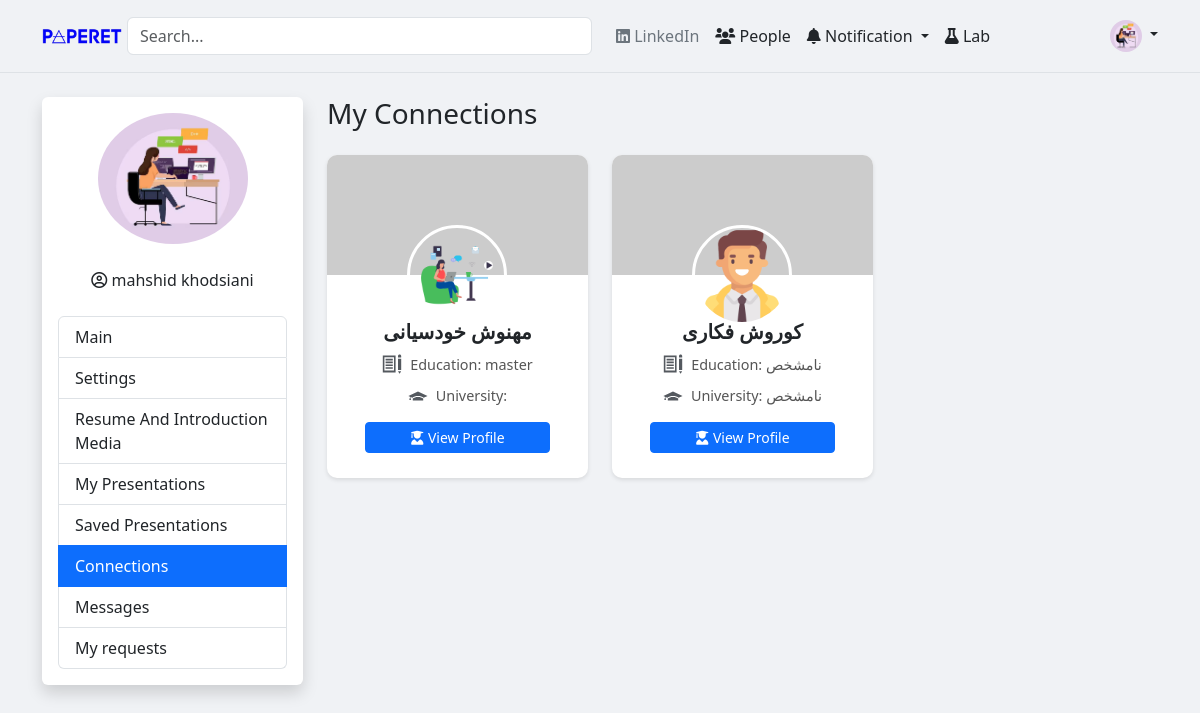
The app's page /profile/saved_peoples.php (signed in), older data.
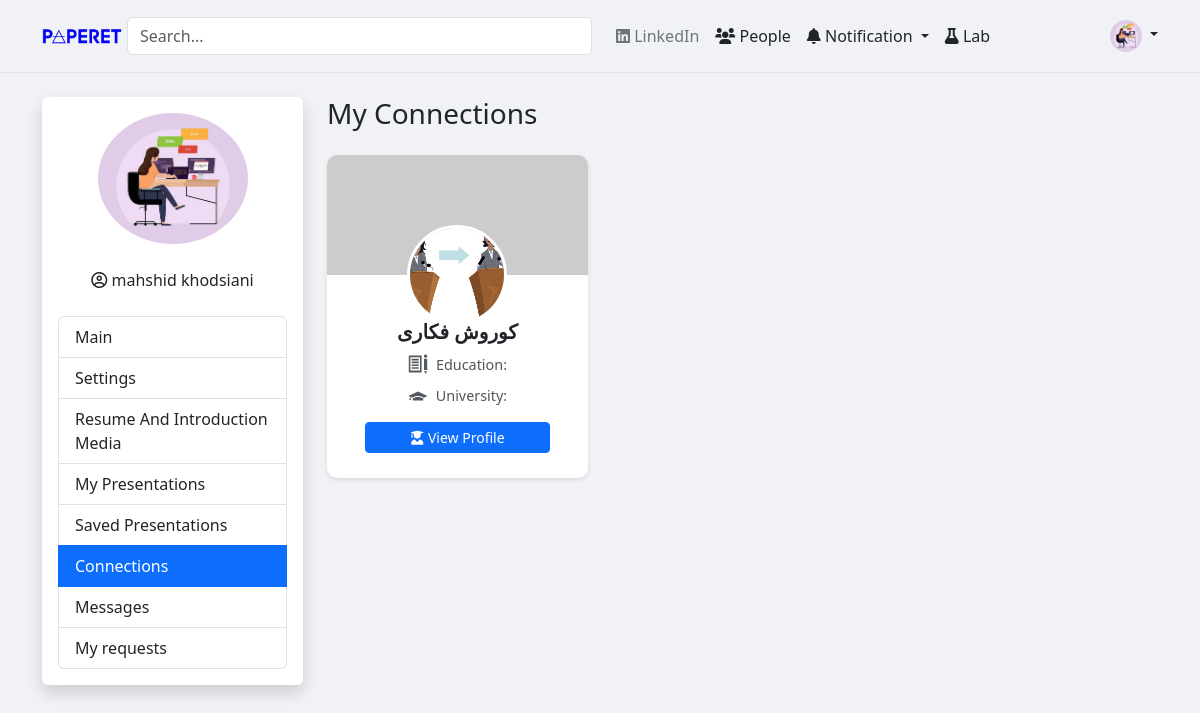
The same page, newer data.
### tables this page shows
CREATE TABLE `users` (
  `id` int(12) NOT NULL,
  `name` varchar(255) DEFAULT NULL,
  `family` varchar(255) DEFAULT NULL,
  `email` varchar(255) DEFAULT NULL,
  `password` varchar(255) DEFAULT NULL,
  `reset_code` varchar(255) DEFAULT NULL,
  `reset_code_expires_at` datetime DEFAULT NULL,
  `google_id` varchar(255) DEFAULT NULL,
  `is_google_user` tinyint(1) DEFAULT 0,
  `profile_pic` varchar(255) DEFAULT NULL,
  `university` varchar(255) DEFAULT NULL,
  `birthdate` date DEFAULT NULL,
  `education` varchar(255) DEFAULT NULL,
  `workplace` varchar(255) DEFAULT NULL,
  `meeting_info` text DEFAULT NULL,
  `linkedin_url` varchar(255) DEFAULT NULL,
  `x_url` varchar(255) DEFAULT NULL,
  `google_scholar_url` varchar(255) DEFAULT NULL,
  `github_url` varchar(255) DEFAULT NULL,
  `website_url` varchar(255) DEFAULT NULL,
  `custom_profile_link` varchar(255) DEFAULT NULL,
  `availability_status` enum('available','busy','meeting_link','google_calendar_embed') DEFAULT 'available',
  `meeting_link` varchar(255) DEFAULT NULL,
  `google_calendar` varchar(255) DEFAULT NULL,
  `resume_pdf_path` varchar(255) DEFAULT NULL,
  `intro_video_path` varchar(255) DEFAULT NULL,
  `last_resume_update` varchar(255) DEFAULT NULL,
  `biography` longtext DEFAULT NULL,
  `created_at` timestamp NOT NULL DEFAULT current_timestamp(),
  `updated_at` timestamp NOT NULL DEFAULT current_timestamp() ON UPDATE current_timestamp()
);

### profile/saved_peoples.php (the view, shortened to what the changed rows need)
<?php
include(__DIR__ . '/../config.php');
$current_user_id = null;
if (isset($_SESSION['user_data']['id'])) {
    $current_user_id = $_SESSION['user_data']['id'];
} else {
    header("Location: ../login.php");
    exit();
}
?>
<!DOCTYPE html>
<html lang="en" dir="ltr">
<head>
    <link href="https://cdn.jsdelivr.net/npm/bootstrap@5.3.0/dist/css/bootstrap.min.css" rel="stylesheet">
    <link rel="stylesheet" href="https://cdnjs.cloudflare.com/ajax/libs/font-awesome/6.0.0-beta3/css/all.min.css">
</head>
<body>
    <div class="container mt-4">
        <div class="row">
            <div class="col-md-9">
                <div class="row">
                    <?php
                    try {
                        $sql = "SELECT
                                    CASE
                                        WHEN c.sender_id = ? THEN c.receiver_id
                                        ELSE c.sender_id
                                    END AS connected_user_id
                                FROM connections c
                                WHERE (c.sender_id = ? OR c.receiver_id = ?)
                                AND c.status = 'accepted'";
                        $stmt = $conn->prepare($sql);
                        $stmt->bind_param("iii", $current_user_id, $current_user_id, $current_user_id);
                        $stmt->execute();
                        $result = $stmt->get_result();
                        $connected_user_ids = [];
                        while ($row = $result->fetch_assoc()) {
                            $connected_user_ids[] = $row['connected_user_id'];
                        }
                        if (!empty($connected_user_ids)) {
                            $ids_string = implode(',', array_map('intval', $connected_user_ids));
                            $sql_users = "SELECT id, name, family, education, university, profile_pic FROM users WHERE id IN ($ids_string)";
                            $result_users = $conn->query($sql_users);
                            if ($result_users && $result_users->num_rows > 0) {
                                while ($row_user = $result_users->fetch_assoc()) {
                                    $target_user_id = $row_user["id"];
                                    $fullName = htmlspecialchars($row_user["name"] . " " . $row_user["family"]);
                                    $education = htmlspecialchars($row_user["education"] ?? 'نامشخص');
                                    $university = htmlspecialchars($row_user["university"] ?? 'نامشخص');
                                    $profilePic = htmlspecialchars($row_user["profile_pic"] ?? 'https://via.placeholder.com/100');
                                    $coverPic = 'https://via.placeholder.com/800x450';
                                    $profileLink = "../people/profile.php?id=" . (int)$target_user_id;
                    ?>
                                    <div class="col-lg-4 col-md-6 col-sm-12 mb-4">
                                        <div class="user-card">
                                            <img src="<?= $coverPic ?>" class="cover-image" alt="Cover Image">
                                            <img src="<?= $profilePic ?>" class="profile-picture" alt="Profile Picture">
                                            <div class="card-body-custom">
                                                <h5 class="card-title-custom"><?= $fullName ?></h5>
                                                <div class="icon-text">
                                                    <span>Education: <?= $education ?></span>
                                                </div>
                                                <div class="icon-text">
                                                    <span>University: <?= $university ?></span>
                                                </div>
                                                <a href="<?= $profileLink ?>" class="btn btn-primary btn-sm btn-custom"><i class="fas fa-user-graduate"></i> View Profile</a>
                                            </div>
                                        </div>
                                    </div>
                    <?php
                                }
                            } else {
                                echo "<div class='col-12 text-center'><p>No user details found for your connections.</p></div>";
                            }
                        } else {
                            echo "<div class='col-12 text-center'><p>You don't have any accepted connections yet.</p></div>";
                        }
                    } catch (Exception $e) {
                        error_log("Query error in saved-peoples.php: " . $e->getMessage());
                        echo "<div class='col-12 alert alert-danger'>Error loading connections. Please try again later.</div>";
                    } finally {
                        if ($conn instanceof mysqli) {
                            $conn->close();
                        }
                    }
                    ?>
                </div>
            </div>
        </div>
    </div>
</body>
</html>

Row changes from the older to the newer data that the page shows:
removed users: profile_pic (picture), fullName "مهنوش خودسیانی", education "master"
changed users "کوروش فکاری": profile_pic: a different picture; education "نامشخص" → (not shown); university "نامشخص" → (not shown)
